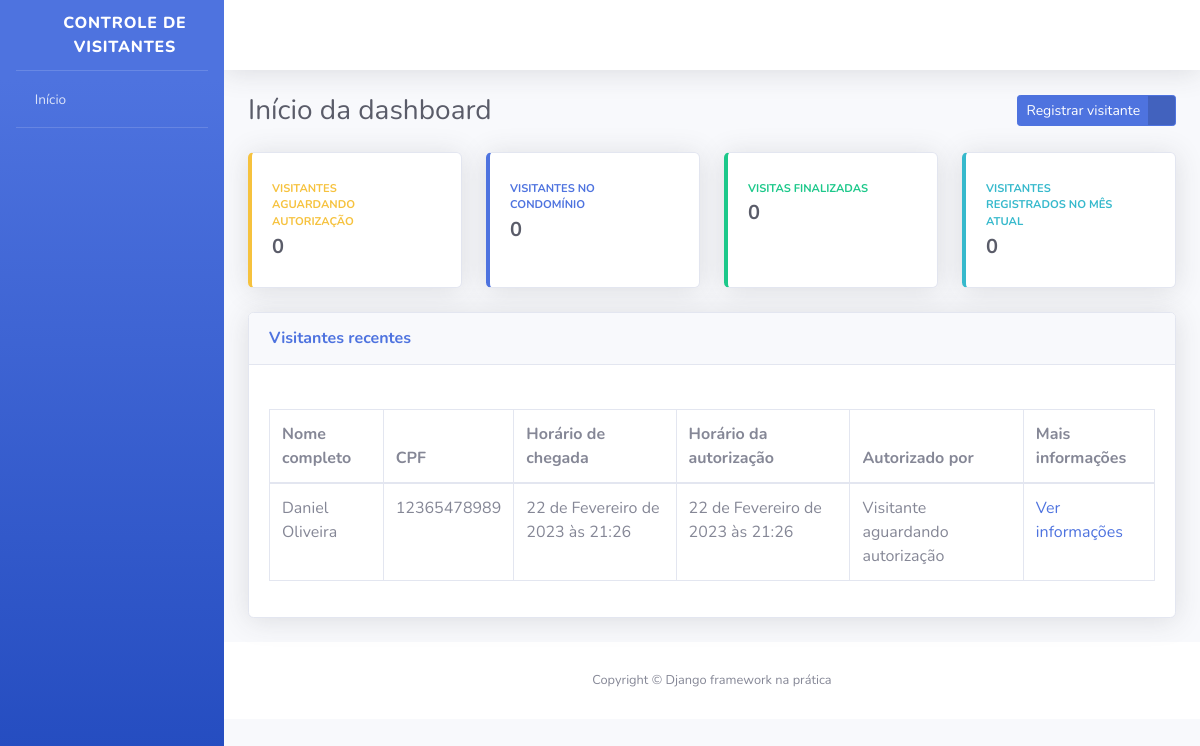
The app's page /, older data.
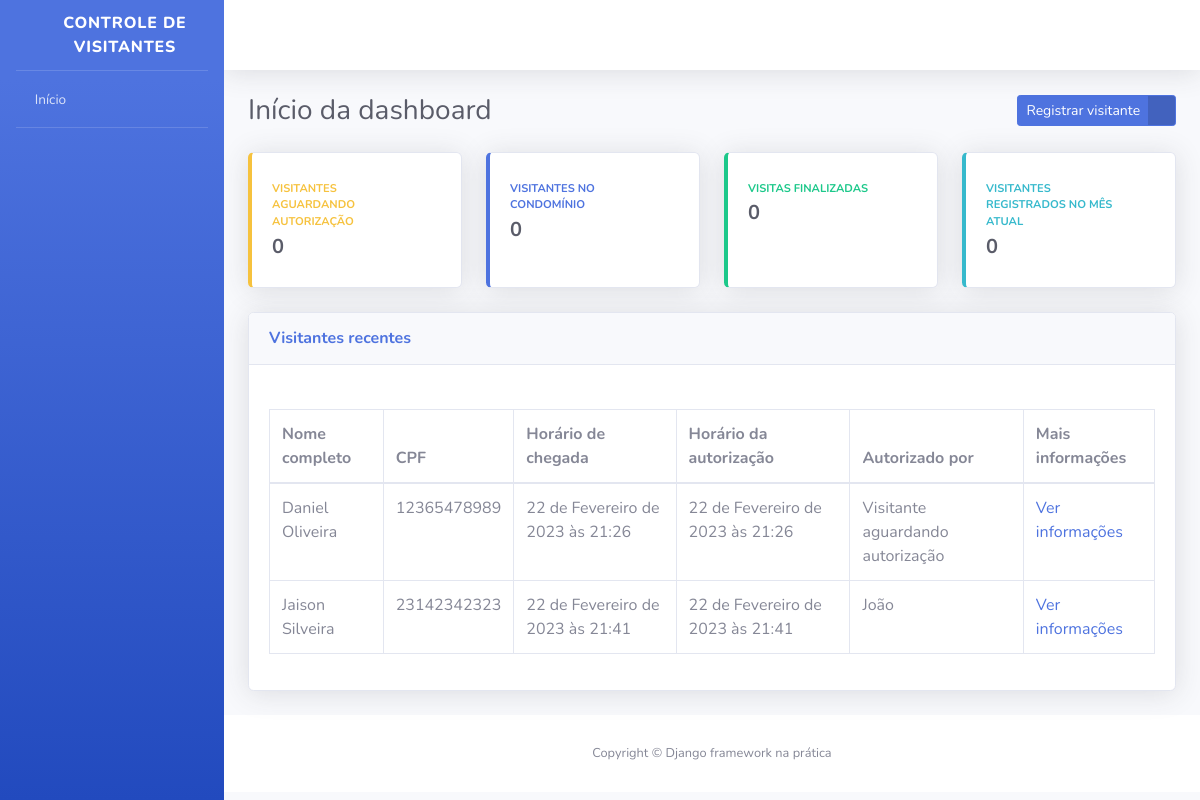
The same page, newer data.
### visitantes/models.py (models this page shows, shortened)
class Visitante(models.Model):
    STATUS_VISITANTE = [
        ("AGUARDANDO", "Aguardando autorização"),
        ("EM_VISITA", "Em visita"),
        ("FINALIZADO", "Visita finalizada"),
    ]
    status = models.CharField(
        verbose_name="Status",
        max_length=10,
        choices=STATUS_VISITANTE,
        default="AGUARDANDO"
    )
    nome_completo = models.CharField(
        verbose_name="Nome completo",
        max_length=194
        )
    cpf = models.CharField(
        verbose_name="CPF",
        max_length=11
        )
    data_nascimento = models.DateField(
        verbose_name="Da de nascimento",
        auto_now_add=False,
        auto_now=False
        )
    numero_casa = models.PositiveSmallIntegerField(
        verbose_name="Número da casa visitada"
        )
    placa_veiculo = models.CharField(
        verbose_name="Placa veículo",
        max_length=8,
        blank=True,
        null=True
        )
    horario_chegada = models.DateTimeField(
        verbose_name="Horário de chegada na portaria",
        auto_now_add=True
        )
    horario_saida = models.DateTimeField(
        verbose_name="Horário de saída",
        auto_now=False,
        blank=True,
        null=True
        )
    horario_autorizacao = models.DateTimeField(
        verbose_name= "Horário de autorização",
        auto_now=False,
        blank=True,
        null=True
        )
    morador_responsavel = models.CharField(
        verbose_name="Morador responsável pela autorização",
        max_length=194,
        blank=True
        )
    registrado_por = models.ForeignKey(
        "porteiros.Porteiro",
        verbose_name="Porteiro responsável",
        on_delete=models.PROTECT
    )
    def get_horario_autorizacao(self):
        if self.horario_autorizacao:
            return self.horario_autorizacao
        return "Visitante aguardando autorização"
    def get_morador_responsavel(self):
        if self.morador_responsavel:
            return self.morador_responsavel
        return "Visitante aguardando autorização"
    class Meta:
        verbose_name = "Visitante"
        verbose_name_plural = "Visitantes"
        db_table = "visitante"

### usuarios/views.py (the view)
# urls.py: path("", index, name="index"),
def index(request):
    todos_visitantes = Visitante.objects.all
    context = {
        "nome_pagina": "Início da dashboard",
        "todos_visitantes": todos_visitantes,
    }
    return render(request, "index.html", context)

### templates/index.html (shortened to what the changed rows need)
{% extends "base.html" %}
{% block conteudo %}
<div class="container-fluid">
    <div class="d-sm-flex align-items-center justify-content-between mb-4">
        <h1 class="h3 mb-0 text-gray-800">{{ nome_pagina }}</h1>
    </div>
    <div class="card shadow mb-4">
        <div class="card-body">
            <div class="table-responsive">
                <table class="table table-bordered">
                    <thead>
                        <th>Nome completo</th>
                        <th>CPF</th>
                        <th>Horário de chegada</th>
                        <th>Horário da autorização</th>
                        <th>Autorizado por</th>
                        <th>Mais informações</th>
                    </thead>
                    <tbody>
                        {% for visitante in todos_visitantes %}
                            <tr>
                                <td>{{ visitante.nome_completo }}</td>
                                <td>{{ visitante.cpf }}</td>
                                <td>{{ visitante.horario_chegada }}</td>
                                <td>{{ visitante.get_horario_autorizacao }}</td>
                                <td>{{ visitante.get_morador_responsavel }}</td>
                                <td>
                                    <a href="{% url 'informacoes_visitante' id=visitante.id %}">
                                        Ver informações
                                    </a>
                                </td>
                            </tr>
                        {% endfor %}
                    </tbody>
                </table>
            </div>
        </div>
    </div>
</div>
{% endblock conteudo %}

Row changes from the older to the newer data that the page shows:
added Visitante: nome_completo "Jaison Silveira", cpf "23142342323", horario_chegada "22 de Fevereiro de 2023 às 21:41", get_horario_autorizacao "22 de Fevereiro de 2023 às 21:41", get_morador_responsavel "João"
